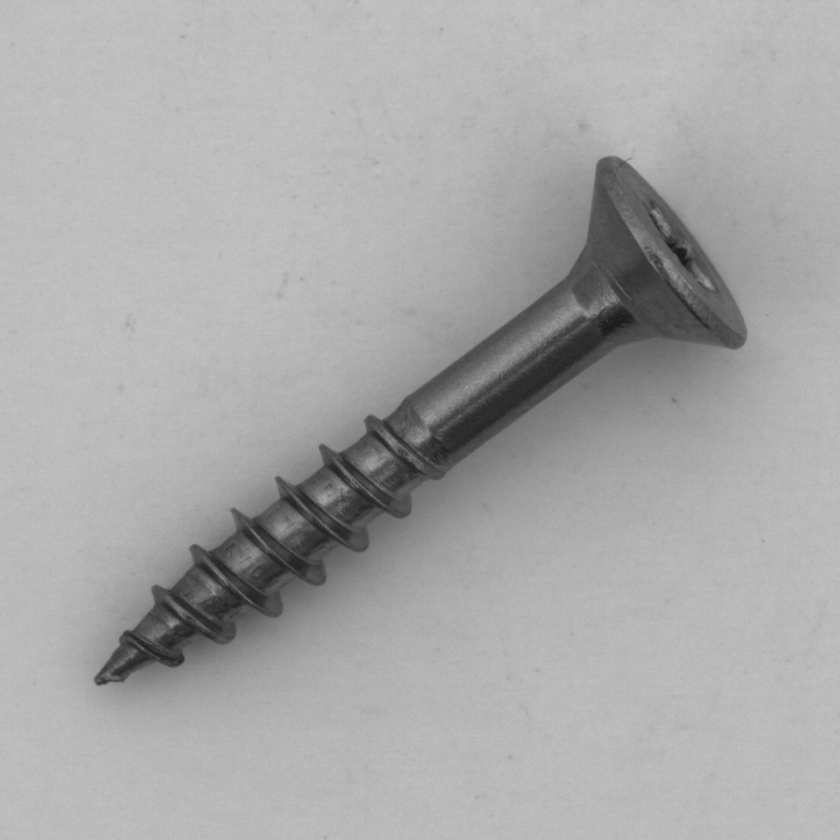
#> input picture mvtecad/screw/test/good/007.png, 840 x 840 px, shrunk from 1024 x 1024 before the run; its folder holds only this picture in this run
$ python quick_fg_mask.py
#> lines starting #> are read from the running program, lines starting #| are printed output that depends on the picture; after the words box and inside, x2 and y2 are one past the last pixel; in counts of white or black regions, pixels touching at a corner belong together
# quick_fg_mask.py
import cv2, glob, os
root = r'./Defect_Spectrum/DS-MVTec/screw/image/good'
out  = r'./obj_foreground_mask/screw/train/masks'
os.makedirs(out, exist_ok=True)
for p in glob.glob(os.path.join(root, '*.png')):
    img = cv2.imread(p, cv2.IMREAD_GRAYSCALE)
#> img is the input picture: shape (840, 840); min 23, max 199, mean 168.2
    _, th = cv2.threshold(img, 0, 255, cv2.THRESH_OTSU)
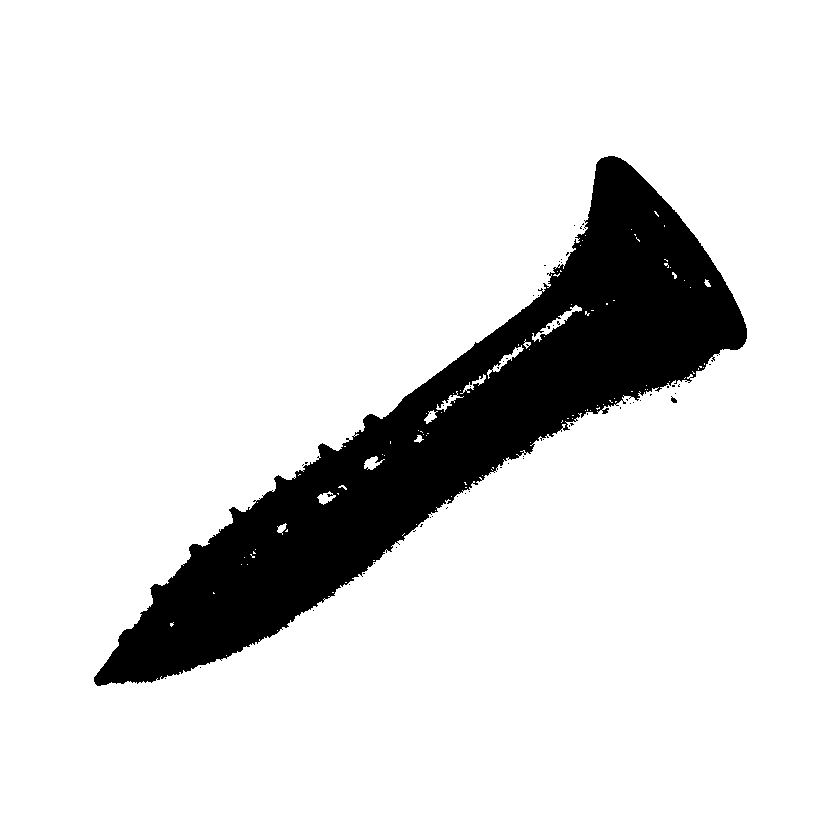
#> th: shape (840, 840); 87.5% white; 60 black regions (58 under 20 px), largest, box (x1, y1, x2, y2) and area: (94, 156, 747, 686) 88097, (671, 396, 677, 403) 26
    th = 255 - th                     # 亮背景、暗物体时翻转
    th = cv2.medianBlur(th, 5)
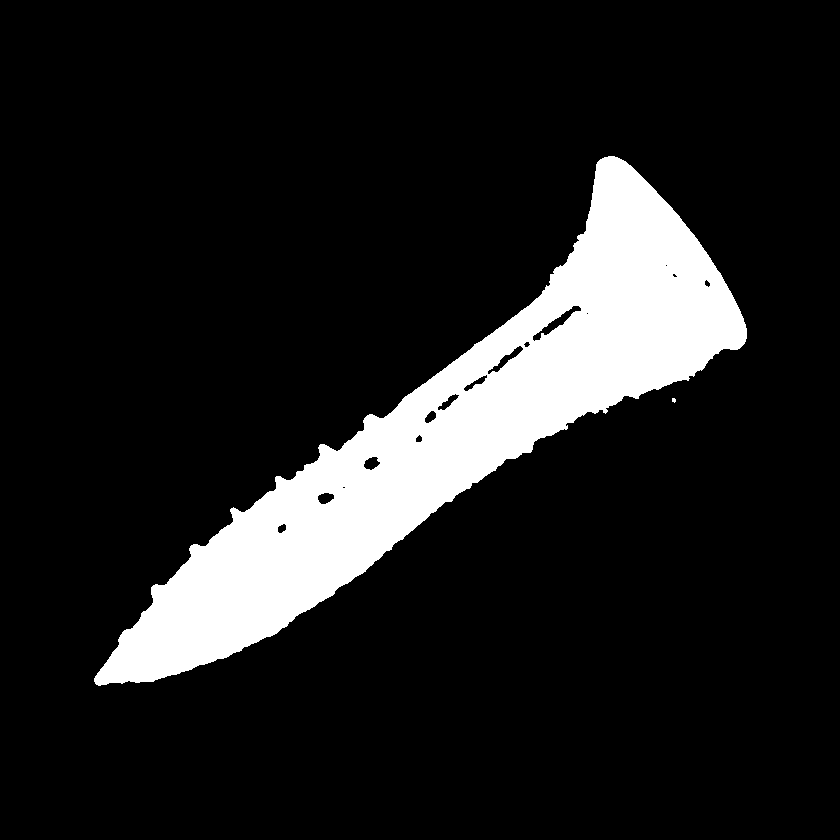
#> th: shape (840, 840); 12.5% white; 2 white regions (1 under 20 px), largest, box (x1, y1, x2, y2) and area: (94, 156, 747, 686) 88506
    th = cv2.morphologyEx(th, cv2.MORPH_CLOSE, cv2.getStructuringElement(cv2.MORPH_ELLIPSE,(11,11)))
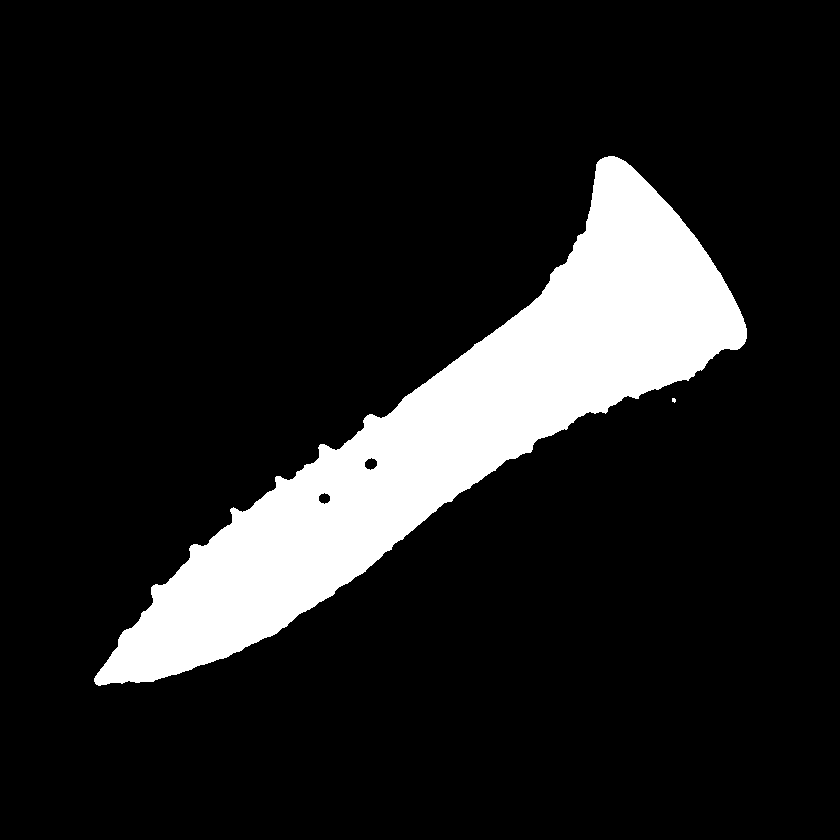
#> th: shape (840, 840); 12.7% white; 2 white regions (1 under 20 px), largest, box (x1, y1, x2, y2) and area: (94, 156, 747, 686) 89771
    mname = os.path.splitext(os.path.basename(p))[0] + '_mask.png'
    cv2.imwrite(os.path.join(out, mname), th)

$ run again, on mvtecad/screw/test/good/029.png
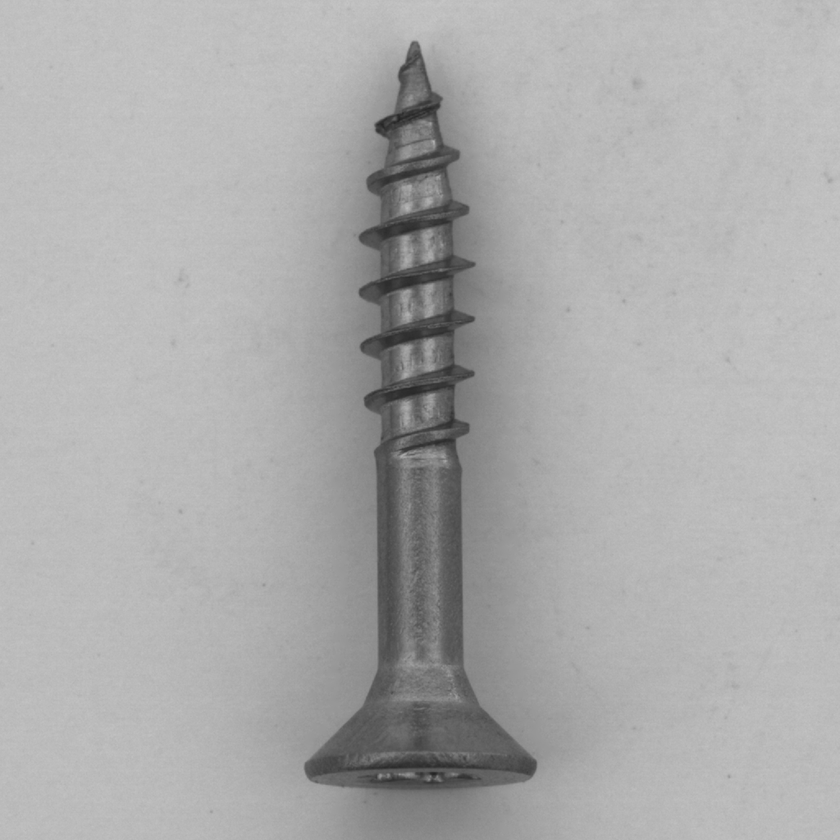
#> input picture mvtecad/screw/test/good/029.png, 840 x 840 px, shrunk from 1024 x 1024 before the run
#> img is the input picture: shape (840, 840); min 33, max 202, mean 171.4
#> `_, th = cv2.threshold(img, 0, 255, cv2.THRESH_OTSU)`:
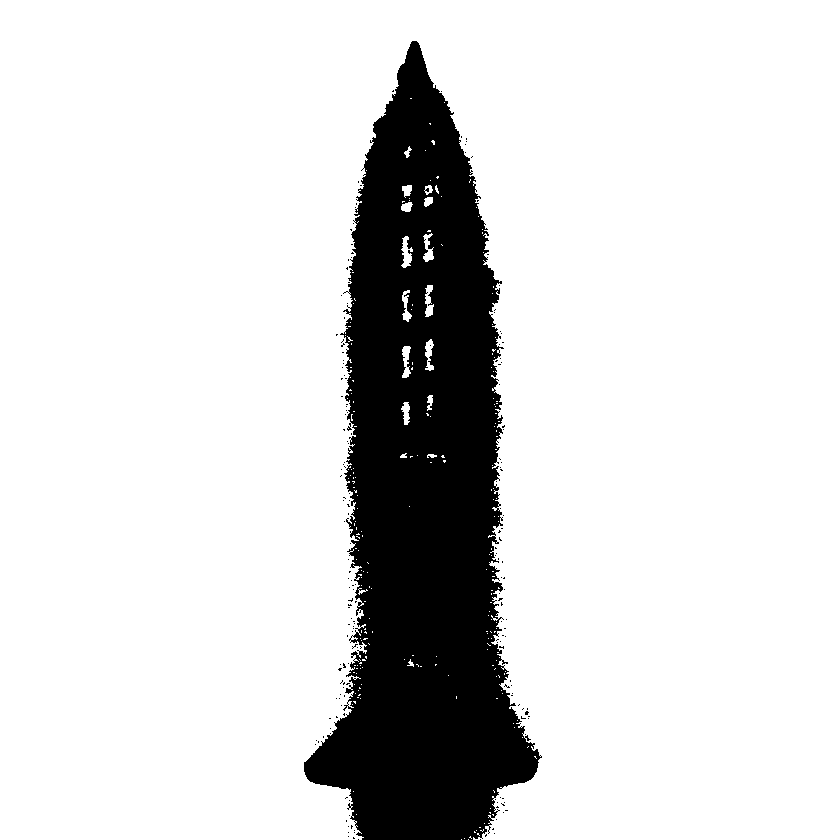
#> th: shape (840, 840); 85% white; 188 black regions (187 under 20 px), largest, box (x1, y1, x2, y2) and area: (304, 41, 542, 840) 105493
#> `th = cv2.morphologyEx(th, cv2.MORPH_CLOSE, cv2.getStructuringElement(c..`:
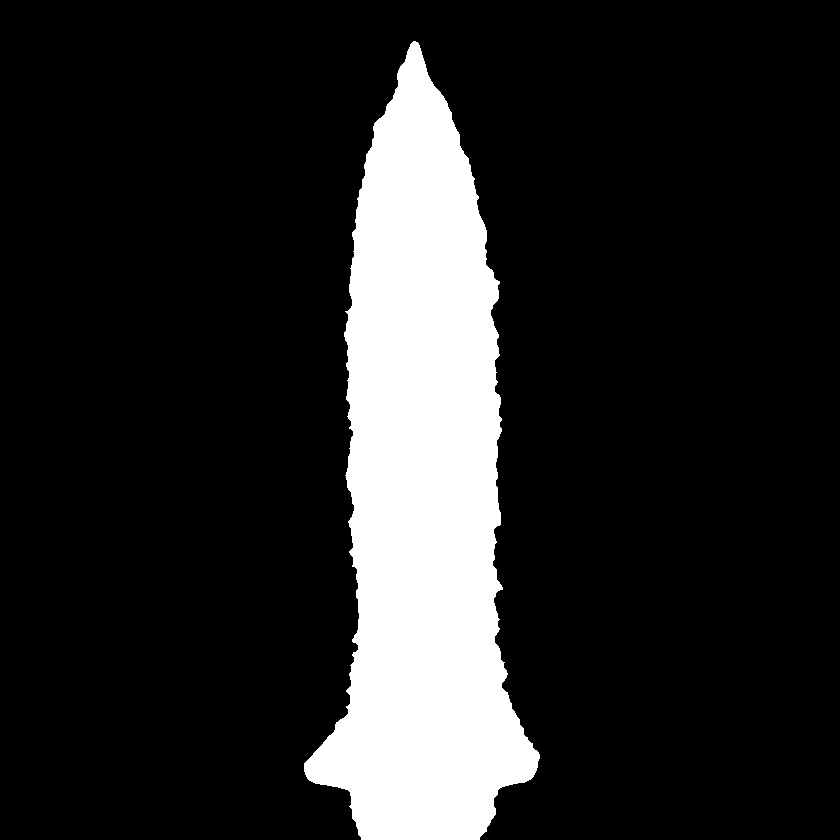
#> th: shape (840, 840); 15.3% white; 1 white region, box (x1, y1, x2, y2) and area: (304, 41, 540, 840) 108257

$ run again, on mvtecad/screw/test/good/030.png
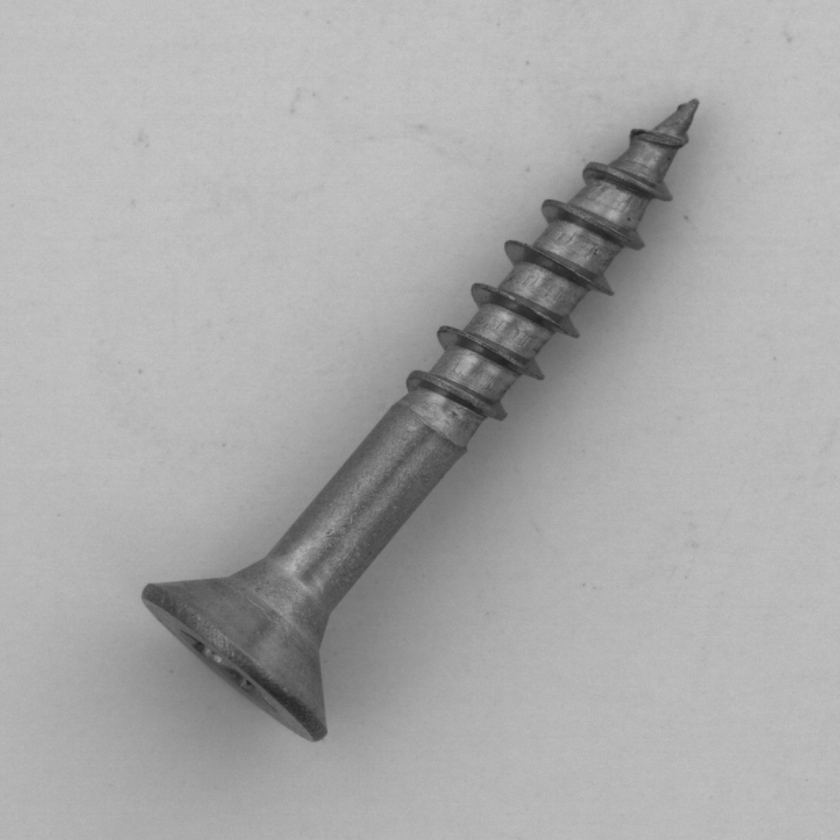
#> input picture mvtecad/screw/test/good/030.png, 840 x 840 px, shrunk from 1024 x 1024 before the run
#> img is the input picture: shape (840, 840); min 34, max 200, mean 169.2
#> `_, th = cv2.threshold(img, 0, 255, cv2.THRESH_OTSU)`:
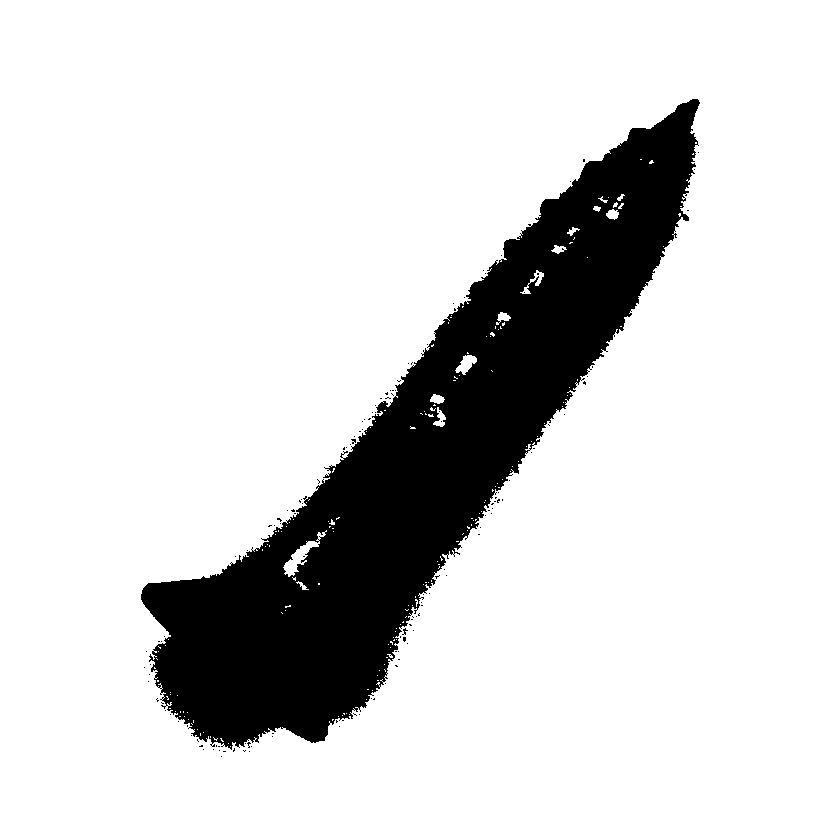
#> th: shape (840, 840); 84.5% white; 135 black regions (134 under 20 px), largest, box (x1, y1, x2, y2) and area: (141, 99, 700, 750) 109156
#> `th = cv2.morphologyEx(th, cv2.MORPH_CLOSE, cv2.getStructuringElement(c..`:
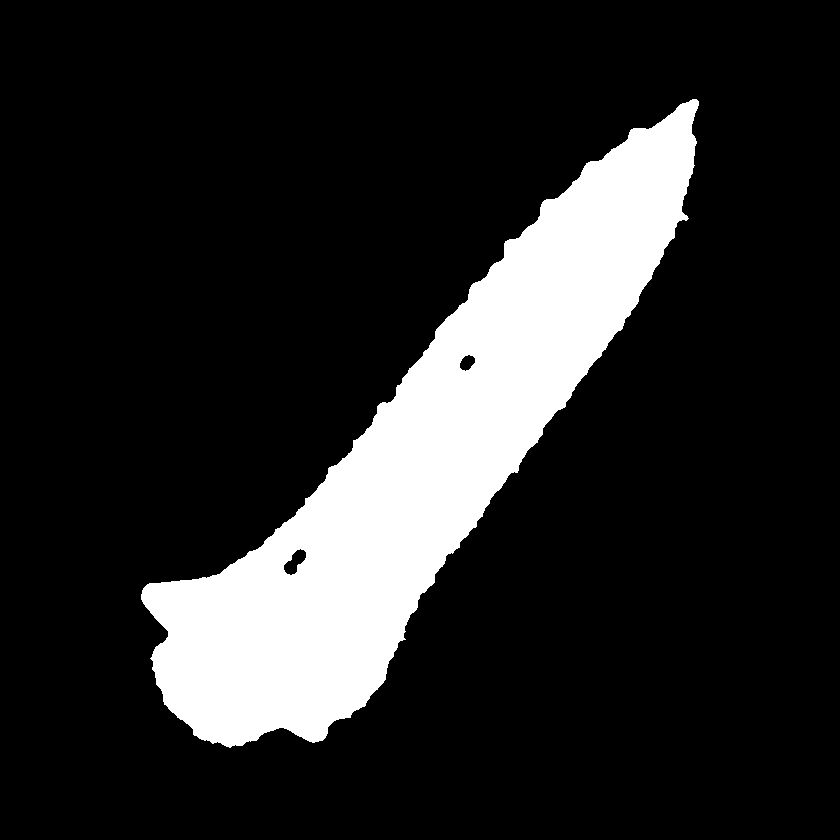
#> th: shape (840, 840); 15.8% white; 1 white region, box (x1, y1, x2, y2) and area: (141, 99, 699, 748) 111139

$ run again, on mvtecad/screw/test/good/011.png
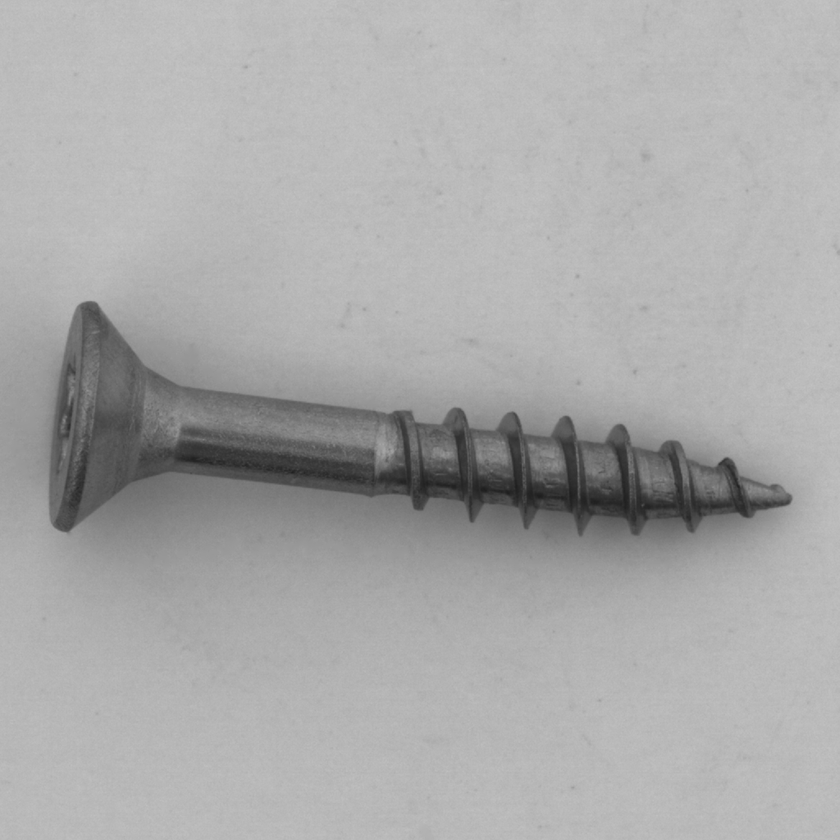
#> input picture mvtecad/screw/test/good/011.png, 840 x 840 px, shrunk from 1024 x 1024 before the run
#> img is the input picture: shape (840, 840); min 30, max 197, mean 169.4
#> `_, th = cv2.threshold(img, 0, 255, cv2.THRESH_OTSU)`:
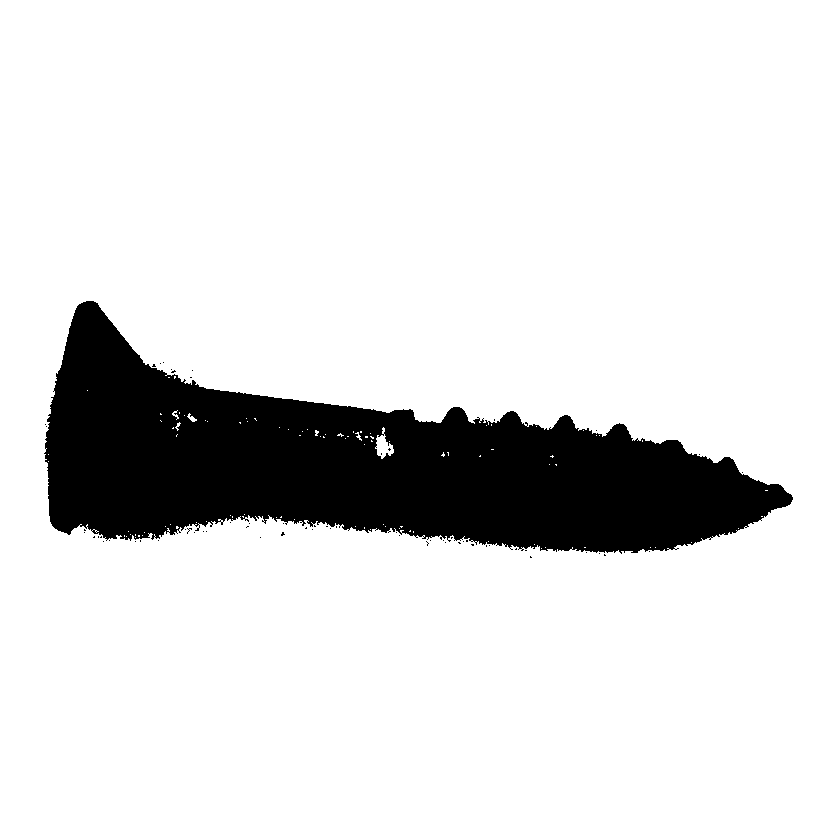
#> th: shape (840, 840); 86.9% white; 63 black regions (62 under 20 px), largest, box (x1, y1, x2, y2) and area: (44, 301, 793, 554) 92526
#> `th = cv2.medianBlur(th, 5)`:
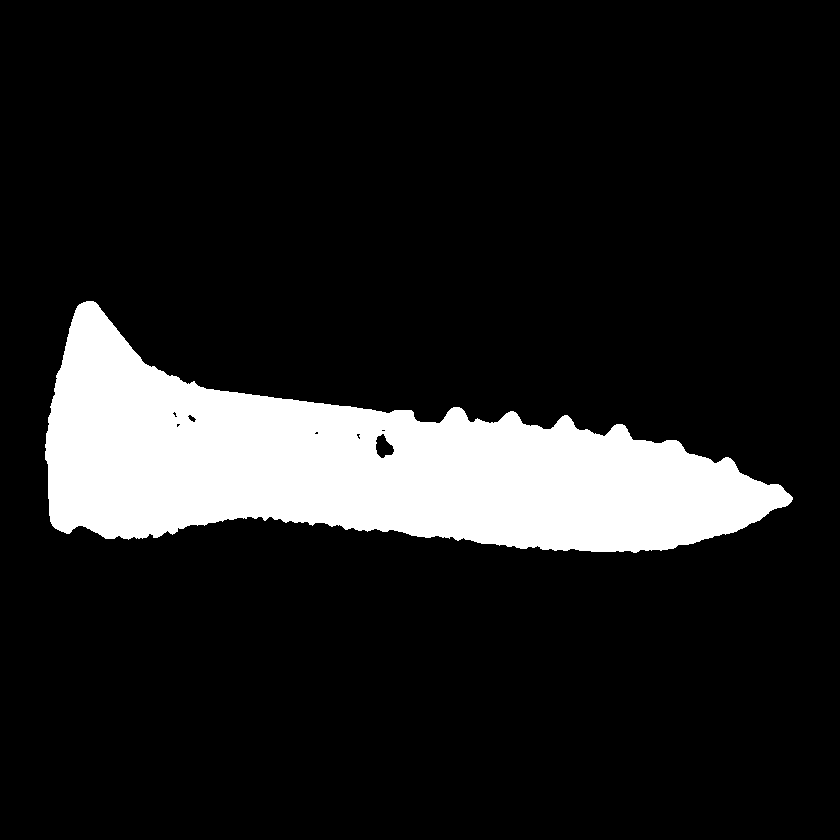
#> th: shape (840, 840); 13.1% white; 1 white region, box (x1, y1, x2, y2) and area: (45, 301, 793, 553) 92781
